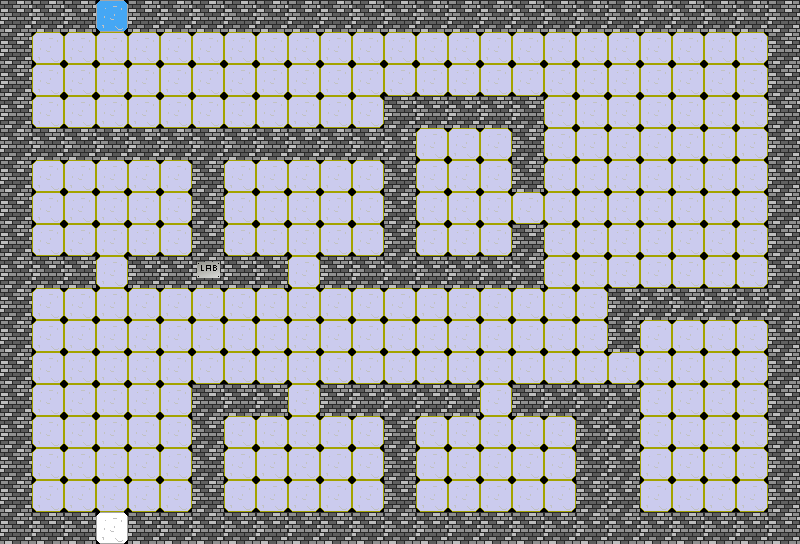

Rendered tile map (Tiled .tmx) drawn with the repository's tilesets; below, a short description and the map source with its tile grids summarised:
An orthogonal 25x17 tile map with 32x32 px tiles, 1 tile layer (Kachelebene 1).

<map version="1.0" orientation="orthogonal" width="25" height="17" tilewidth="32" tileheight="32">
 <tileset firstgid="1" name="mapelemente1" tilewidth="32" tileheight="32">
  <image source="mapelemente1.png" width="320" height="320" />
 </tileset>
 <layer name="Kachelebene 1" width="25" height="17">
  <data>[425 cells, 425 non-empty, 5 distinct tile ids]</data>
 </layer>
</map>